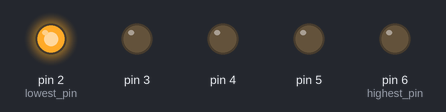
Recording of a sketch running on a simulated Arduino Uno, built with avr-gcc and run on an emulated ATmega328P. Parts: output pins drawn as LEDs (lit = HIGH).

Above: at 0.2 s.
At 1.7 s:
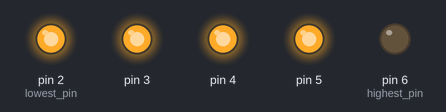
At 3.2 s:
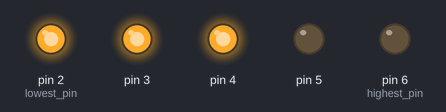
At 6.2 s:
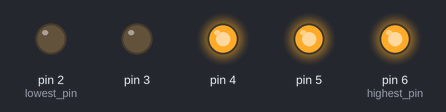
At 9.2 s:
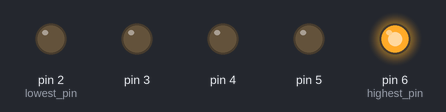
At 12.2 s:
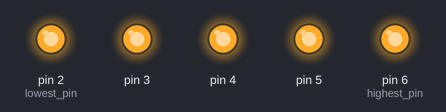
Timing chart, 0 to 13.0 s (numbered marks = the images above):
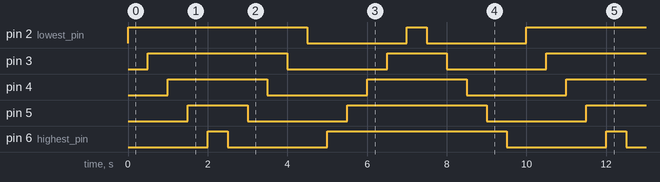

Measured:
- by itself, pin 2 (lowest_pin): repeats every 10.0 s: LOW 2.5 s, HIGH 0.50 s, LOW 2.5 s, HIGH 4.5 s
- by itself, pin 3: repeats every 10.0 s: LOW 2.5 s, HIGH 1.5 s, LOW 2.5 s, HIGH 3.5 s
- by itself, pin 4: alternates HIGH for 2.5 s and LOW for 2.5 s
- by itself, pin 5: repeats every 10.0 s: LOW 2.5 s, HIGH 3.5 s, LOW 2.5 s, HIGH 1.5 s
- by itself, pin 6 (highest_pin): repeats every 10.0 s: LOW 2.5 s, HIGH 4.5 s, LOW 2.5 s, HIGH 0.50 s

The sketch:

sketch_sep12a.ino
```cpp
const int lowest_pin = 2;
const int highest_pin = 6;

void setup() {

  for (int current_pin = lowest_pin; current_pin <= highest_pin; current_pin++)
  {
    pinMode(current_pin, OUTPUT);
  }

}

void loop() {
  for (int current_pin = lowest_pin; current_pin <= highest_pin; current_pin++)
  {
    digitalWrite(current_pin, HIGH);
    delay(500);
  }

  for (int current_pin = highest_pin; current_pin >= lowest_pin; current_pin--)
  {
    digitalWrite(current_pin, LOW);
    delay(500);
  }

  for (int current_pin = highest_pin; current_pin >= lowest_pin; current_pin--)
  {
    digitalWrite(current_pin, HIGH);
    delay(500);
  }

  for (int current_pin = lowest_pin; current_pin <= highest_pin; current_pin++)
  {
    digitalWrite(current_pin, LOW);
    delay(500);
  }

}
```
